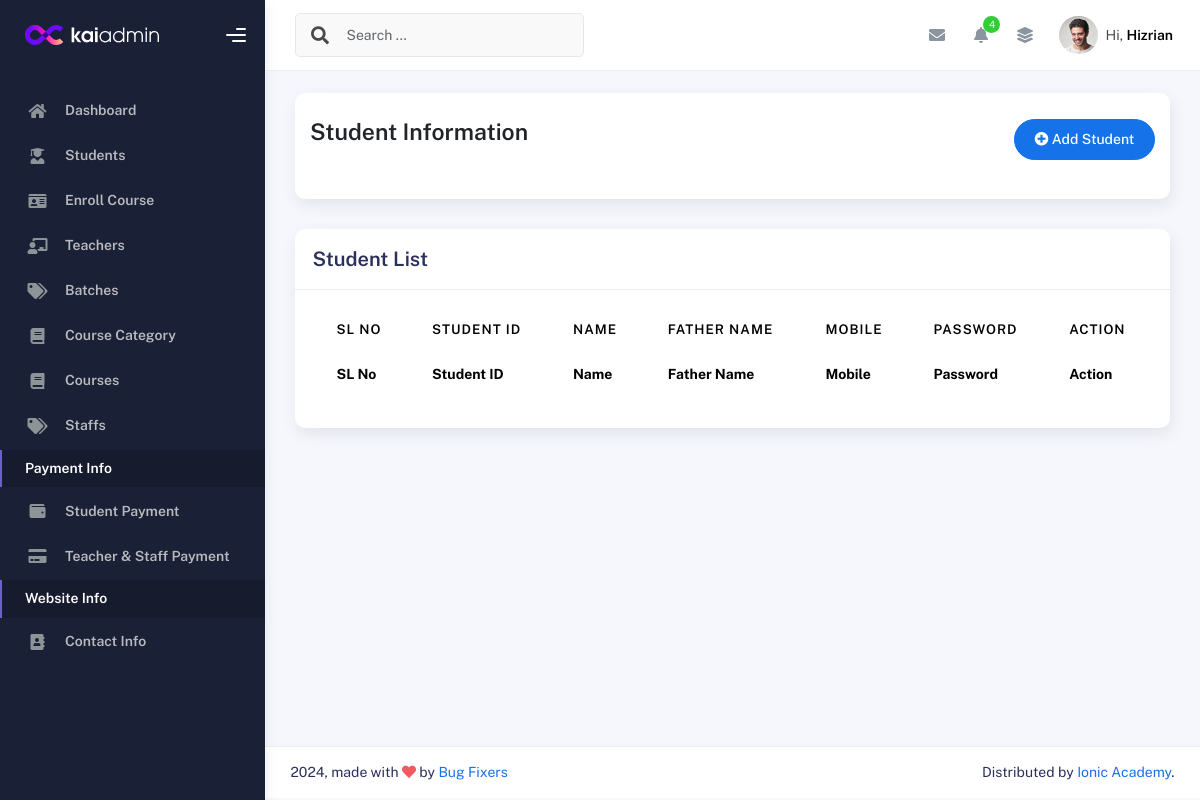
/studentList/ (signed in), run on an earlier commit of the app's database.
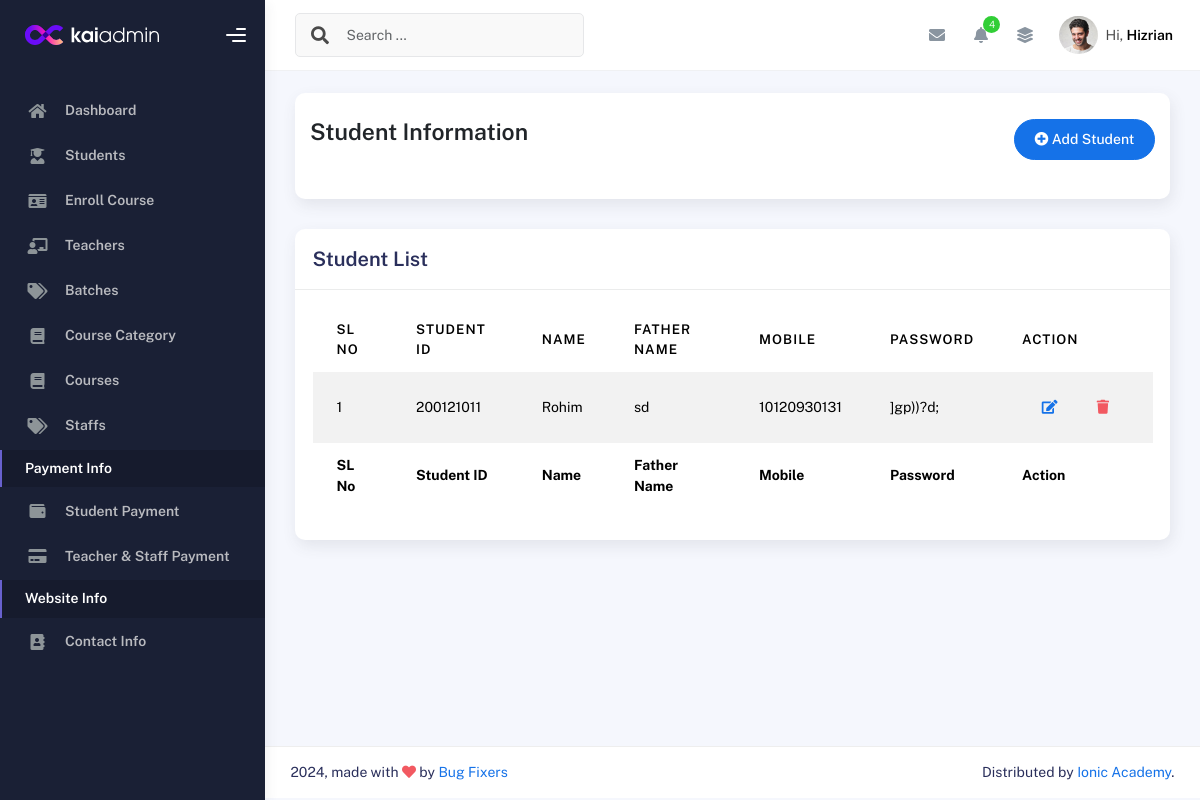
And on a later commit of the database.
### IMSapp/models.py (models this page shows)
class StudentModel(models.Model):
    Imsuser=models.OneToOneField(IMSUserModel,on_delete=models.CASCADE,related_name='studentinfo',null=True)
    StudentID=models.CharField(max_length=100,null=True)
    StudentName=models.CharField(max_length=100,null=True)
    StudentPhoto=models.ImageField(upload_to='media/studentPhoto',null=True)
    AdmissionDate=models.DateField(auto_now_add=True,null=True)
    EducationalQualification=models.CharField(max_length=100,null=True)
    LinkedInLink =models.CharField(max_length=150,null=True)
    GithubLink =models.CharField(max_length=150,null=True)
    FacebookLink =models.CharField(max_length=150,null=True)

class IMSUserModel(AbstractUser):
    USERTYPE=[
        ('Authority','Authority'),
        ('Student','Student'),
        ('Teacher','Teacher'),
        ('Staff','Staff'),
    ]
    UserType=models.CharField(choices=USERTYPE,max_length=100, null=True)

class PersonalInfoModel(models.Model):
    Imsuser=models.OneToOneField(IMSUserModel,on_delete=models.CASCADE,related_name='personalinfo',null=True)
    Password=models.CharField(max_length=100,null=True)
    FatherName=models.CharField(max_length=100,null=True)
    MotherName=models.CharField(max_length=100,null=True)
    Religion=models.CharField(max_length=100,null=True)
    DOB=models.DateField(null=True)
    GENDER=[
        ('Male','Male'),
        ('Female','Female'),
        ('Other','Other'),
    ]
    Gender=models.CharField(choices=GENDER,max_length=100,null=True)
    Mobile=models.CharField(max_length=100,null=True)
    EmergencyContact=models.CharField(max_length=100,null=True)
    PresentAddress=models.CharField(max_length=100,null=True)
    PermanentAddress=models.CharField(max_length=100,null=True)

### IMSapp/studentviews.py (the view)
# urls.py: path('studentList/',studentlist,name="studentList"),
@login_required
def studentlist(request):
    studentdata = StudentModel.objects.all()
    personaldata = PersonalInfoModel.objects.all()
    combined_data = []
    for student in studentdata:
        personal_info = personaldata.filter(Imsuser=student.Imsuser).first()
        combined_data.append({
            'student': student,
            'personal_info': personal_info
        })
    context = {
        'combined_data': combined_data,
        'studentdata': studentdata
    }
    return render(request,'students/studentlist.html',context)

### IMSapp/templates/students/studentlist.html
{% extends "profilemaster/master.html" %}
{% block content %}
<div class="col-sm-12 col-md-12">
    <div class="card card-stats card-round">
        <div class="card-body">
            <div class="d-flex align-items-left align-items-md-center flex-column flex-md-row pt-2 pb-4">
                <div>
                    <h3 class="fw-bold mb-3">Student Information</h3>
                </div>
                <div class="ms-md-auto py-2 py-md-0">
                    <a href="{% url 'addstudent' %}" class="btn btn-primary btn-round"><i class="fas fa-plus-circle"></i> Add Student</a>
                </div>
            </div>
        </div>
    </div>
</div>
<div class="col-md-12">
    <div class="card">
      <div class="card-header">
        <h4 class="card-title">Student List</h4>
      </div>
      <div class="card-body">
        <div class="table-responsive">
          <table id="basic-datatables" class="display table table-striped table-hover">
            <thead>
              <tr>
                <th>SL No</th>
                <th>Student ID</th>
                <th>Name</th>
                <th>Father Name</th>
                <th>Mobile</th>
                <th>Password</th>
                <th>Action</th>
              </tr>
            </thead>
            <tfoot>
              <tr>
                <th>SL No</th>
                <th>Student ID</th>
                <th>Name</th>
                <th>Father Name</th>
                <th>Mobile</th>
                <th>Password</th>
                <th>Action</th>
              </tr>
            </tfoot>
            <tbody>
              {% for i in studentdata %}
                <tr>
                  <td>{{forloop.counter}}</td>
                  <td>{{i.StudentID}}</td>
                  <td>{{i.StudentName}}</td>
                  <td>{{i.Imsuser.personalinfo.FatherName}}</td>
                  <td>{{i.Imsuser.personalinfo.Mobile}}</td>
                  <td>{{i.Imsuser.personalinfo.Password}}</td>
                  <td>
                    <div class="form-button-action">
                      <a href="{% url 'editstudent' i.id %}" class="btn btn-link btn-primary btn-md">
                        <i class="fa fa-edit"></i>
                      </a>
                      <a href="{% url 'deletestudent' i.id %}" class="btn btn-link btn-danger btn-md">
                        <i class="fa fa-trash"></i>
                      </a>
                    </div>
                  </td>
                </tr>
              {% endfor %}
            </tbody>
          </table>
        </div>
      </div>
    </div>
  </div>
{% endblock content %}

What changed in the data, as far as the page shows it:
added StudentModel: StudentID "200121011", StudentName "Rohim", Imsuser.personalinfo.FatherName "sd", Imsuser.personalinfo.Mobile "10120930131", Imsuser.personalinfo.Password "]gp))?d;"
